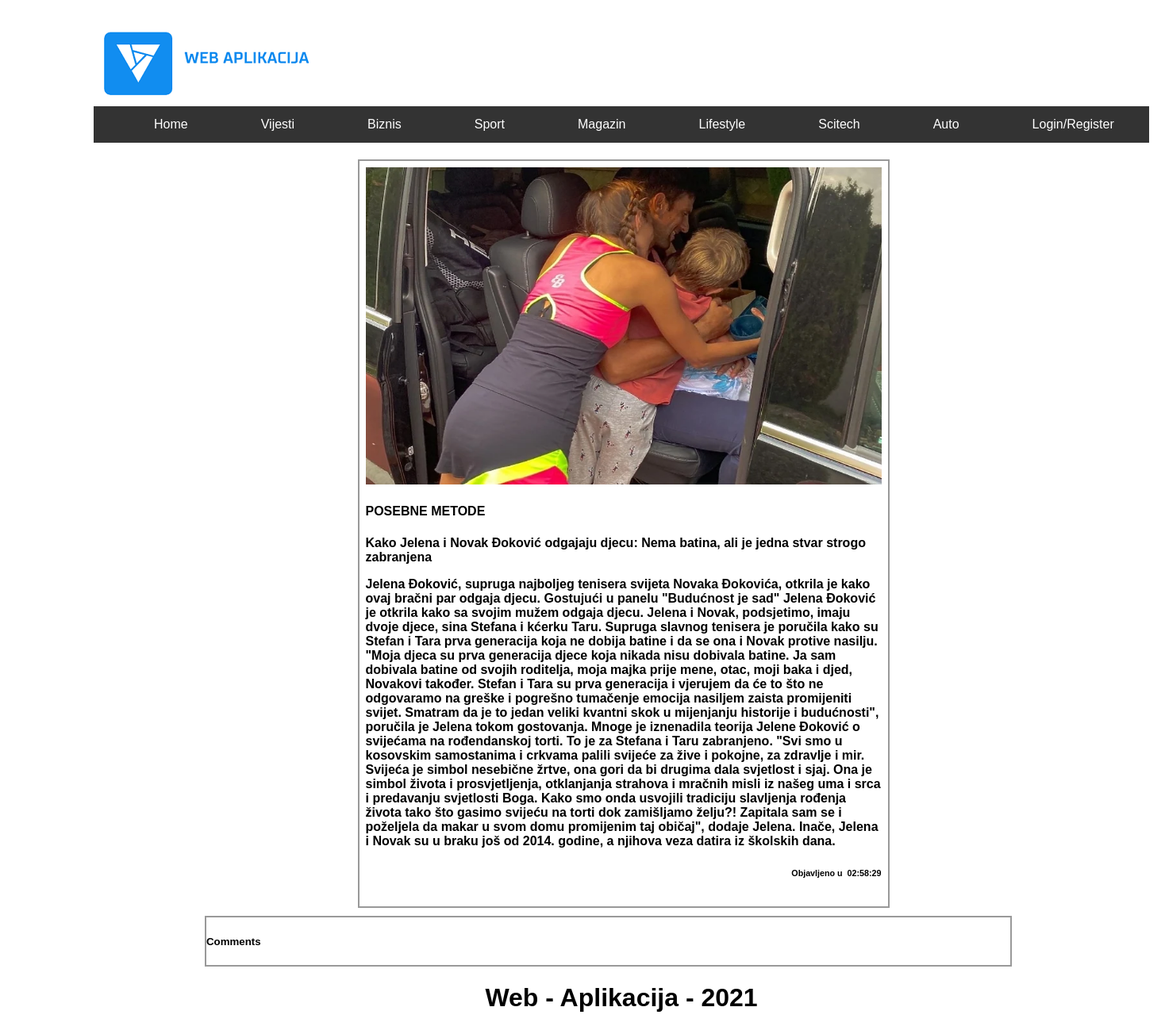
Page /news/Kako-Jelena-i-Novak-Đoković-odgajaju-djecu-Nema-batina-ali-je-jedna-stvar-strogo-zabranjena.php on the committed database.
### tables this page shows
CREATE TABLE `news` (
  `id` int(11) NOT NULL,
  `category` varchar(45) DEFAULT NULL,
  `title` varchar(1000) DEFAULT NULL,
  `description` varchar(1000) DEFAULT NULL,
  `descriptionlnk` varchar(1400) NOT NULL,
  `content` varchar(10000) DEFAULT NULL,
  `time_publish` time NOT NULL,
  `postedby` varchar(66) NOT NULL,
  `image` varchar(255) NOT NULL
);

### news/Kako-Jelena-i-Novak-Đoković-odgajaju-djecu-Nema-batina-ali-je-jedna-stvar-strogo-zabranjena.php (the view, shortened to what this page needs)
<!DOCTYPE html>
<html>
<head>
<link rel="stylesheet" type="text/css" href="../css/style.css">
</head>
<body>
<div class="header">
<img src="../images/4.png">
<ul>
<li><a class="active" href="../index.php">Home</a></li>
  <li><a href="../vijesti.php">Vijesti</a></li>
  <li><a href="../biznis.php">Biznis</a></li>
  <li><a href="../sport.php">Sport</a></li>
  <li><a href="../magazin.php">Magazin</a></li>
  <li><a href="../lifestyle.php">Lifestyle</a></li>
  <li><a href="../scitech.php">Scitech</a></li>
  <li><a href="../auto.php">Auto</a></li>
  <?php
if (isset($_SESSION['username'])) {
	  $username = $_SESSION['username'];
echo '<li><a href="../users/logout.php">Logout</a></li>';
}
else{
  echo '<li><a href="../users/login.php">Login/Register</a></li>';
}
?>
</ul>
  </div>
<div class="container" style="margin: auto;width: 50%;">
      <div class="row">
	  <?php require "../users/connection.php";
			$file = basename($_SERVER['PHP_SELF']);
			$info = pathinfo($file);
			$file_name =  basename($file,'.'.$info['extension']);
            $upit = "SELECT * FROM news WHERE descriptionlnk = '$file_name'";
			$conn = Database::getConnection();
            $q = $conn->query($upit);
            $red = mysqli_fetch_assoc($q);
            echo
            '<div class="column" style="width:650px; max-height: auto;">
              <img src="../images/' .$red['image'].'" alt="" style="width:100%; height: 400px;">
              <div id="text-block-small">
                 <h4>'. $red['title'] .'</h4>
                  <p>' . $red['description'] . '</p>
				  <p>' . $red['content'] .' </p>
				  <h6><p style="text-align:right;  ">Objavljeno u &nbsp' . $red['time_publish'] . '</p></h6>'
				  ?>
              </div>
            </div>
      </div>
</div>
<div class="section" style="width:1013px; margin-left:150px;">
						<h5>Comments</h5>
                </div>
<div id="footer">
<h1 style="text-align:center">Web - Aplikacija - 2021</h1>
  </div>
</body>
</html>

### css/style.css (style rules this page uses)
body { position: absolute; left: 100px; width: auto; height: auto; font-family: Arial, Helvetica, sans-serif; }
a { text-decoration: none; }
p { font-family: Verdana, Geneva, Tahoma, sans-serif; font-weight: bold; }
.header { width: 1330px; overflow: hidden; padding: 20px 10px; margin-bottom: 1px; }
.container { top: 190px; }
ul { list-style-type: none; margin: 0; padding: 0; overflow: hidden; background-color: #333; }
li { float: left; margin-left: 60px; }
li a { display: block; color: white; text-align: center; padding: 14px 16px; text-decoration: none; }
.column { margin-left: 5px; float: left; width: 33.33%; padding: 8px 8px 12px 8px; border: 2px solid #999; }
.row::after { content: ""; clear: both; display: table; border-bottom: 10px solid; }
.section { border: 2px solid #999; }

### rows in the picture
news: image (picture), title "POSEBNE METODE", description "Kako Jelena i Novak Đoković odgajaju djecu: Nema batina, ali je jedna stvar strogo zabranjena", content "Jelena Đoković, supruga najboljeg tenisera svijeta Novaka Đokovića, otkrila je kako ovaj bračni par odgaja djecu. Gostujući u panelu \"Budućnost je sad\" Jelena Đoković je otkrila kako sa svojim mužem odgaja djecu. Jelena i Novak, podsjetimo, imaju dvoje djece, sina Stefana i kćerku Taru. Supruga slavnog tenisera je poručila kako su Stefan i Tara prva generacija koja ne dobija batine i da se ona i Novak protive nasilju. \"Moja djeca su prva generacija djece koja nikada nisu dobivala batine. Ja sam dobivala batine od svojih roditelja, moja majka prije mene, otac, moji baka i djed, Novakovi također. Stefan i Tara su prva generacija i vjerujem da će to što ne odgovaramo na greške i pogrešno…", time_publish "02:58:29"
